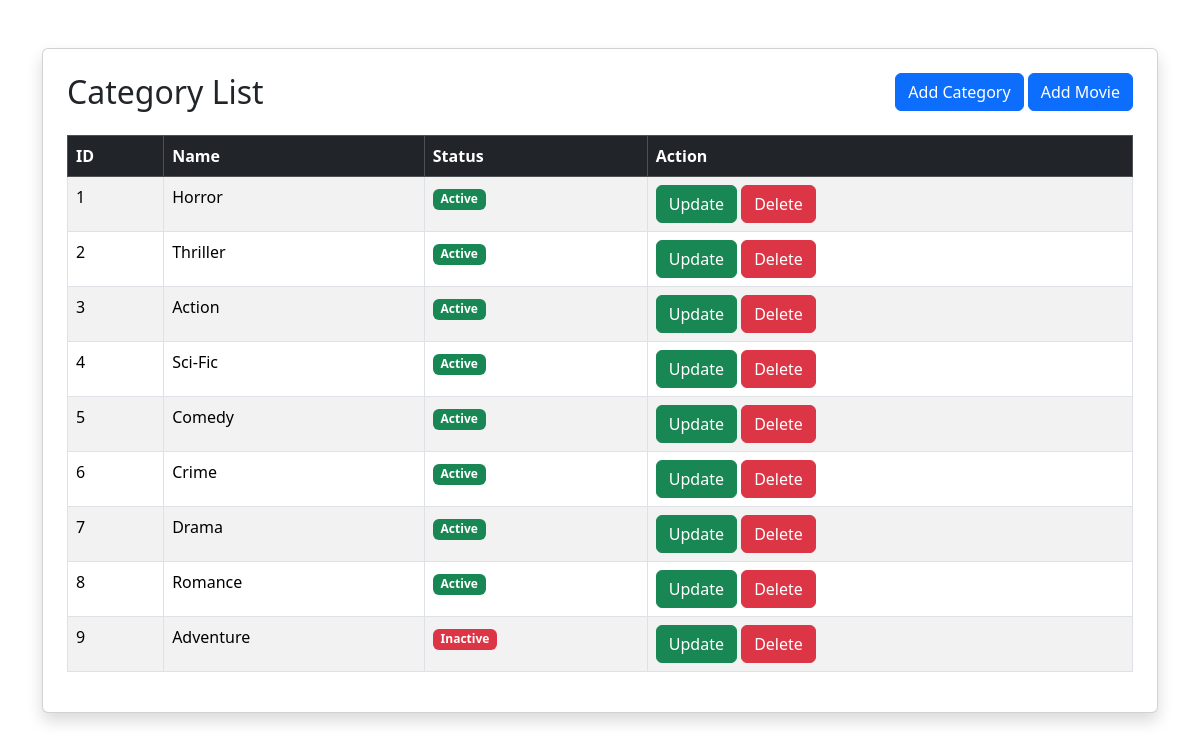
The app's page /movie/category_list/, older data.
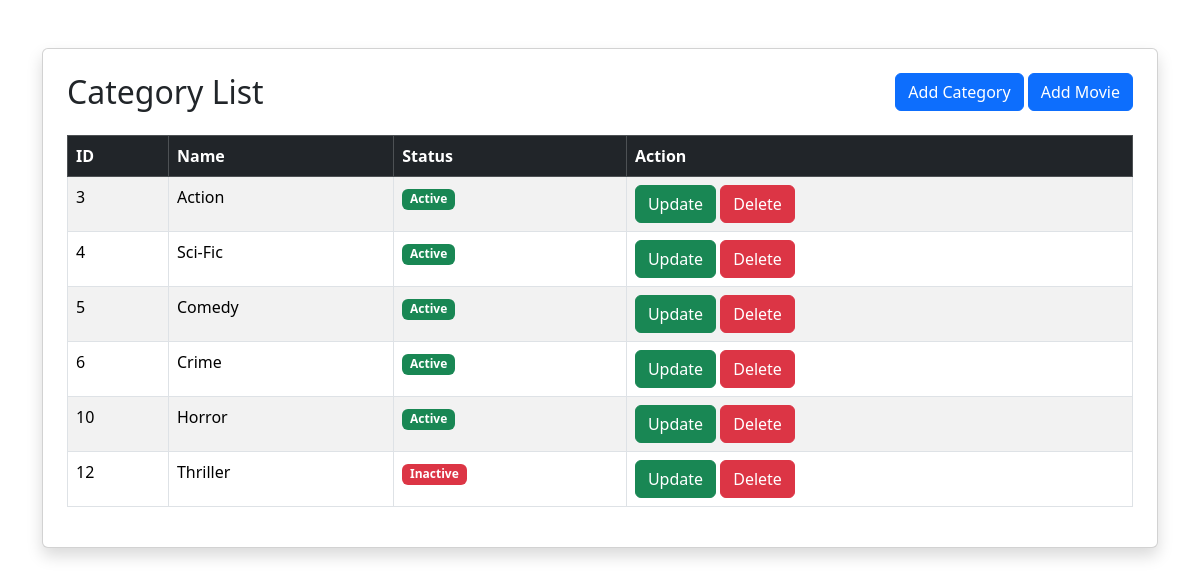
The same page, newer data.
### movie/models.py (models this page shows, shortened)
class Category(models.Model):
    name = models.CharField(max_length=50)
    is_active = models.BooleanField(default=True)

### movie/views.py (the view)
# urls.py: path('category_list/', category_list, name='category_list'),
def category_list(request):
    category = Category.objects.all()
    context = {
        "category": category
    }
    return render(request, 'category/index.html', context)

### movie/templates/category/index.html (shortened to what this page needs)
<!DOCTYPE html>
<html lang="en">
<head>
    <link href="https://cdn.jsdelivr.net/npm/bootstrap@5.3.3/dist/css/bootstrap.min.css" rel="stylesheet">
</head>
<body>
<div class="container mt-5">
    <div class="card shadow p-4">
        <div class="d-flex justify-content-between mb-3">
            <h2>Category List</h2>
            <div>
                <a href="{% url 'category_create' %}" class="btn btn-primary">
                    Add Category
                </a>
                <a href="{% url 'movie_create' %}" class="btn btn-primary">
                    Add Movie
                </a>
            </div>
        </div>
        <table class="table table-bordered table-striped">
            <thead class="table-dark">
                <tr>
                    <th>ID</th>
                    <th>Name</th>
                    <th>Status</th>
                    <th>Action</th>
                </tr>
            </thead>
            <tbody>
                {% for c in category %}
                <tr>
                    <td>{{ c.id }}</td>
                    <td>{{ c.name }}</td>
                    <td>
                        {% if c.is_active %}
                            <span class="badge bg-success">Active</span>
                        {% else %}
                            <span class="badge bg-danger">Inactive</span>
                        {% endif %}
                    </td>
                    <td>
                        <a href="{% url "category_update" c.id %}" class="btn btn-success">
                            Update
                        </a>
                        <a href="{% url "category_delete" c.id %}" class="btn btn-danger">
                            Delete
                        </a>
                    </td>
                </tr>
                {% empty %}
                <tr>
                    <td colspan="3" class="text-center">No categories found.</td>
                </tr>
                {% endfor %}
            </tbody>
        </table>
    </div>
</div>
</body>
</html>

Row changes from the older to the newer data that the page shows:
removed Category: id "1", name "Horror", is_active "Active"
removed Category: id "2", name "Thriller", is_active "Active"
removed Category: id "7", name "Drama", is_active "Active"
removed Category: id "8", name "Romance", is_active "Active"
removed Category: id "9", name "Adventure", is_active "Inactive"
added Category: id "10", name "Horror", is_active "Active"
added Category: id "12", name "Thriller", is_active "Inactive"
